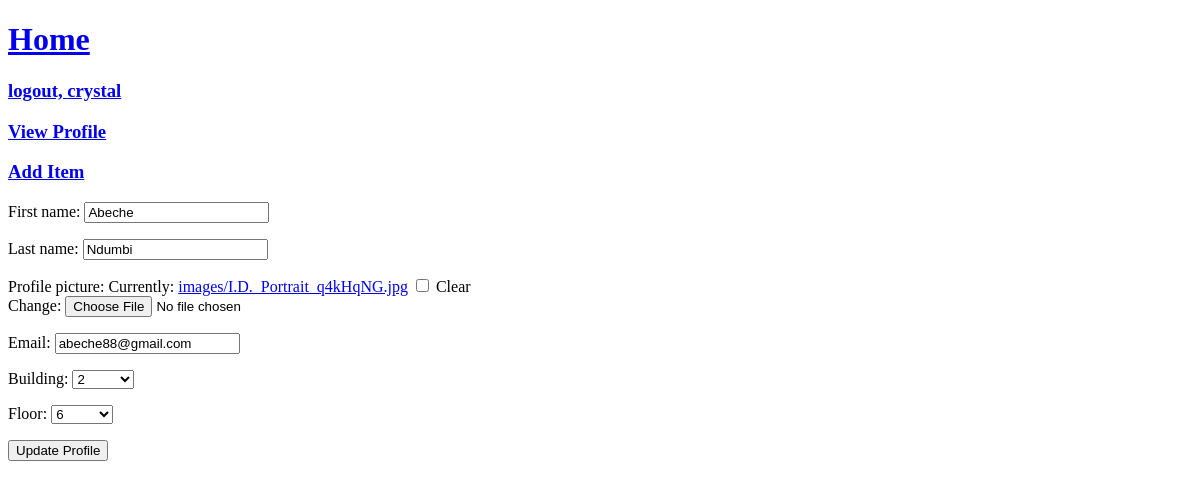
/thrift/profile-update/6997d5dd-94b0-4f4e-ba43-bf60d1f1dffa/ (signed in), run on an earlier commit of the app's database.
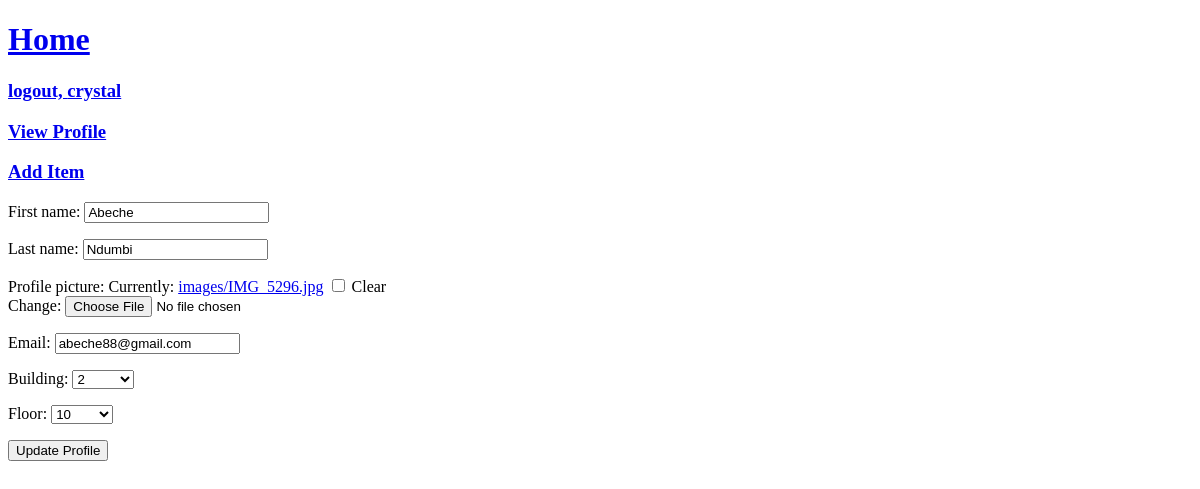
And on a later commit of the database.
### thrift/models.py (models this page shows, shortened)
class UserProfile(models.Model):
    user = models.OneToOneField(User, null=True, on_delete=models.SET_NULL)
    slug = models.SlugField(default=uuid.uuid4, null=True)
    first_name = models.CharField(max_length=128)
    last_name = models.CharField(max_length=128)
    profile_picture = models.ImageField(null=True, blank=True, upload_to="images/")
    email = models.EmailField(max_length=128)
    building = models.CharField(blank=True, null=True, choices=CHOICES['building'], max_length=1)
    floor = models.CharField(blank=True, null=True, choices=CHOICES['floor'], max_length=2)
    created = models.DateTimeField(null=True, editable=False)
    modified = models.DateTimeField(null=True)

### thrift/views.py (the view)
# urls.py: path('thrift/profile-update/<slug:slug>/', profile_update_view, name="profile-update"),
@login_required(login_url='/login/')
def profile_update_view(request, slug):
    profile_obj = get_object_or_404(UserProfile, slug=slug, user=request.user)
    form = UserProfileForm(request.POST or None, request.FILES or None, instance=profile_obj)
    context = {
        "form": form,
        "profile_obj": profile_obj,
    }
    if form.is_valid():
        form.save()
        context["msg"] = "form was saved"
        return redirect(profile_obj.get_absolute_url())
    return render(request, "thrift/profile-update.html", context)

### thrift/forms.py (shortened to what this page needs)
class UserProfileForm(forms.ModelForm):
    class Meta:
        model = UserProfile
        fields = "__all__"
        exclude = ['user', 'slug', 'modified']

### templates/thrift/profile-update.html (shortened to what this page needs)
{% extends "base.html" %}
{% block content %}
{% if user.userprofile %}
<form method="POST" enctype="multipart/form-data">
    {{ form.as_p }}
    <input type="submit" value="Update Profile"></input>
</form>
{% else %}
{{ msg }}
{% endif %}
{% endblock content %}

What changed in the data, as far as the page shows it:
changed UserProfile "Abeche": floor "6" → "10"
Also different on the page:
text no longer shown: "First name: Last name: Profile picture: Currently: images/I.D._Portrait_q4kHqNG.jpg Clear Change: Email: Building: Floor:"
text now shown: "First name: Last name: Profile picture: Currently: images/IMG_5296.jpg Clear Change: Email: Building: Floor:"
